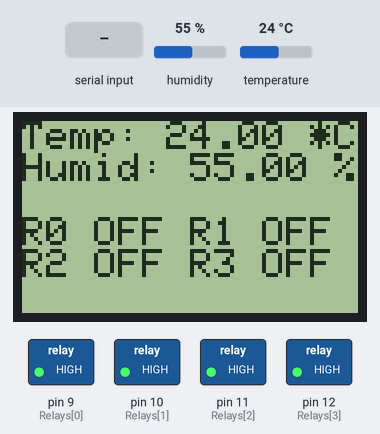
Bench run of a sketch on a simulated Arduino Uno, built with avr-gcc and run on an emulated ATmega328P. On the bench: 84×48 one-colour display, switched loads named in the sketch (green lamp = pin HIGH). The inputs (shaded band) are chosen by the test bench; at power-on: humidity 55 %, temperature 24 °C. The modem accepts every AT command (registered, SIM ready, sends succeed) and sends nothing else; what the sketch prints to the serial monitor is not drawn.

Above: at 2.4 s.
2.5 s: "ERROR:1\n" received over the second serial link
At 7.4 s:
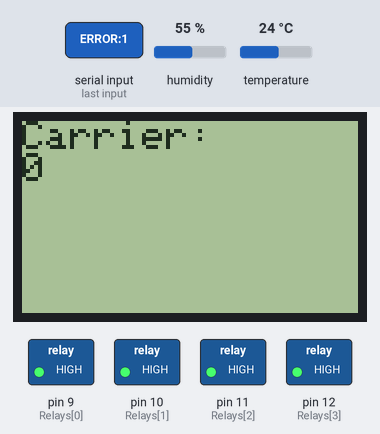
10.5 s: humidity set to 22 %
At 12.5 s:
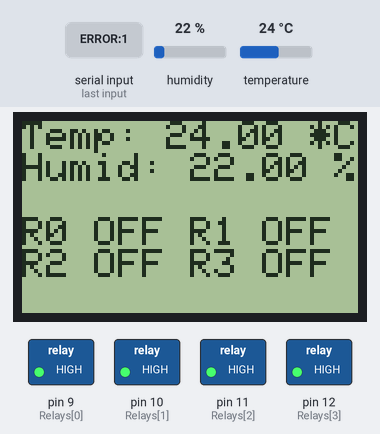
13.7 s: temperature set to 12 °C
At 14.8 s:
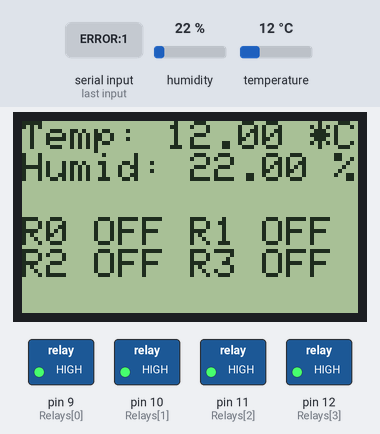
15.8 s: humidity set to 40 %
At 17.0 s:
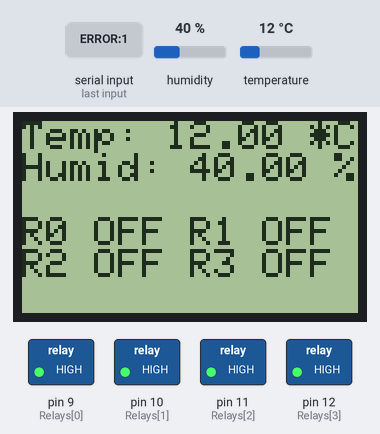
19.4 s: temperature set to 19 °C
At 21.6 s:
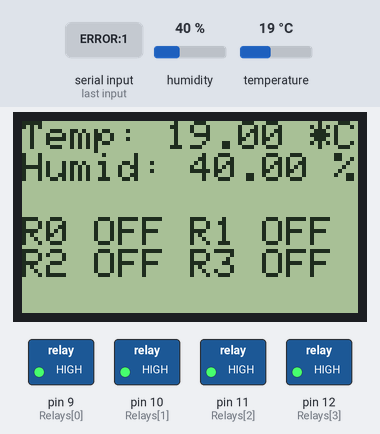
Timing chart, 0 to 23.0 s (numbered marks = the images above; inputs shaded):
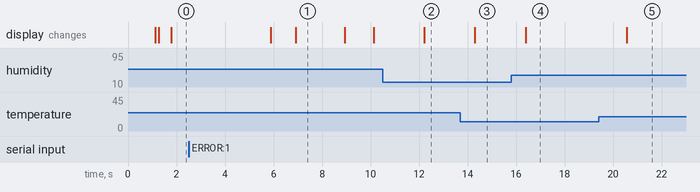

The sketch:

ProjectFinal.ino
```cpp
#include<SoftwareSerial.h>
#include <PCD8544.h>
#include <DHT.h>
#define DHTPIN 13
#define DHTTYPE DHT22   // DHT 22  (AM2302)
DHT dht(DHTPIN, DHTTYPE); //// Initialize DHT sensor for normal 16mhz Arduino
PCD8544 lcd;


SoftwareSerial GSM(8,7);

char inchar; // variable to store the incoming character


//Variables
float hum;  //Stores humidity value
float temp; //Stores temperature value
String Network="";
bool sensorConnected=false;
bool gsmConnected=false;
const int Relays[]={9,10,11,12}; //relays
String Relaystat[4];

void setup() {
   GSM.begin(9600);
   Serial.begin(9600);
   lcd.begin(84, 48);
   lcd.clear();
   lcd.println("GSM BASED HOME");
   lcd.setCursor(0,1);
   lcd.println("  Automation");
   lcd.setCursor(0,2);
   lcd.println("    Asad");
   lcd.setCursor(0,3);
   lcd.println(" Shafqatullah");
   dht.begin();

   for(int i=0;i<4;i++){
    digitalWrite(Relays[i],HIGH);
    pinMode(Relays[i],OUTPUT);
    Relaystat[i]="R"+String(i)+" OFF\n";
    }
   delay(1000);
   lcd.clear();

   lcd.setCursor(0,0);
   lcd.println("Reading from");
   lcd.setCursor(0,1);
   lcd.println("DHT Senosr");
   //lcd.println("  Please wait   GSM Module    is starting");
   //delay(8000);

  delay(100);
  lcd.clear();
  lcd.setCursor(0,3);
  for(int i=0;i<4;i++){

    lcd.print(Relaystat[i]);

    }

}
void loop() {
   //lcd.setCursor(0,0);
   //lcd.println("Carrier: ");
   //lcd.println(Network);
   if(gsmConnected){
     checkSMS();
    }
    else{
      gsmStart();
      }
   readSensor();


   delay(500);
 }


String getNetworkCarrier()
{
  String modemResponse="";
  GSM.println("AT+COPS?");
  delay(2000);
   while(GSM.available()){
          inchar=GSM.read();
          modemResponse+=inchar;
    }

  // Parse and check response
  char res_to_split[modemResponse.length()];
  modemResponse.toCharArray(res_to_split, modemResponse.length());
  if(strstr(res_to_split,"ERROR") == NULL){
    // Tokenizer
    char *ptr_token;
    ptr_token = strtok(res_to_split, "\"");
    ptr_token = strtok(NULL, "\"");
    String final_result = ptr_token;
    return final_result;
  }else{
    return String(NULL);
  }
}

String getSignalStrength()
{
  String modemResponse="";
  GSM.println("AT+CSQ");
   delay(2000);
   while(GSM.available()){
          inchar=GSM.read();
          modemResponse+=inchar;
    }
  char res_to_split[modemResponse.length()];
  modemResponse.toCharArray(res_to_split, modemResponse.length());
  if((strstr(res_to_split,"ERROR") == NULL) | (strstr(res_to_split,"99") == NULL)){
    // Tokenizer
    char *ptr_token;
    ptr_token = strtok(res_to_split, ":");
    ptr_token = strtok(NULL, ":");
    ptr_token = strtok(ptr_token, ",");
    String final_result = ptr_token;
    final_result.trim();
    return final_result;
  }else{
    return String(NULL);
  }
}

void readSensor(){
  // lcd.clear();
   hum = dht.readHumidity();
   temp = dht.readTemperature();         //Reading the temperature in degrees

    if (isnan(hum) || isnan(temp)) {      //Checking if the arduino have recieved the values or not
      lcd.setCursor(0,0);
      lcd.println("Failed to read from DHT sensor!");
      delay(500);
      sensorConnected=false;
       }
    else{
      sensorConnected=true;
      }
  if(sensorConnected){
  lcd.setCursor(0,0);
  lcd.print("Temp: ");
  lcd.print(temp);
  lcd.print(" *C ");

  lcd.setCursor(0, 1);
  lcd.print("Humid: ");
  lcd.print(hum);
  lcd.print(" %\t");
  }
 }

void gsmStart(){
    char check="";
    GSM.println("AT");
    delay(500);

    check=GSM.read();
    Serial.println(check);
   if(check=='O'){
   Network=getNetworkCarrier(); //get network carrier
   lcd.clear();
   lcd.println("GSM Module");
   lcd.setCursor(0,1);
   lcd.println(" is now ");
   lcd.setCursor(0,2);
   lcd.println("Connected");
   delay(1000);
   lcd.clear();
   lcd.setCursor(0,0);
   lcd.println("Carrier: ");
   lcd.setCursor(0,1);
   lcd.println(Network);
   Network=getSignalStrength(); //get signal strength
   lcd.setCursor(0,2);
   lcd.println("Signal: ");
   lcd.println(Network);
   delay(1000);
   GSM.println("AT+CMGF=1"); // set mode to text
    delay(100);
  GSM.println("AT+CNMI=2,2,0,0,0"); // just to get a notification when SMS arrives &direct out SMS upon receipt to the GSM serial out
  gsmConnected=true;
  lcd.clear();
  lcd.setCursor(0,3);
  for(int i=0;i<4;i++){

    lcd.print(Relaystat[i]);

        }
     }

 }

  void checkSMS(){

     String num="";
     int i=0;
     while(GSM.available()){

    inchar=GSM.read();
    Serial.println(inchar);
    if(isdigit(inchar) && ++i<13){
    num+=inchar;
    }
    if (inchar=='$'){

        delay(10);

        inchar=GSM.read();
        Serial.println(inchar);

        if(isdigit(inchar)){
          int x=0;
          if(inchar=='0')
          x=0;
          else
           x = inchar - '0';
          if( (x>=0) && (x<4)){

              inchar=GSM.read();
              Serial.println(inchar);
              if (inchar=='0'){

              digitalWrite(Relays[x], HIGH);
              Relaystat[x]="R"+String(x)+" OFF\n";
              lcd.setCursor(0,3);
              for(int j=0;j<4;j++){

                           lcd.print(Relaystat[j]);

                         }
              sendMessage("Success",num);

               }

           else if (inchar=='1'){

               digitalWrite(Relays[x], LOW);
               Relaystat[x]="R"+String(x)+" ON\n";
                lcd.setCursor(0,3);
                for(int j=0;j<4;j++){

                          lcd.print(Relaystat[j]);

                           }
               sendMessage("Success",num);
                              }
                }
                else if(x==4){
               inchar=GSM.read();
               if (inchar=='0'){
              for(int j=0;j<4;j++){
              digitalWrite(Relays[j], HIGH);
              Relaystat[j]="R"+String(j)+" OFF\n";
              delay(500);
              }
              lcd.setCursor(0,3);
              for(int j=0;j<4;j++){

                           lcd.print(Relaystat[j]);

                         }
              sendMessage("Success",num);

               }

           else if (inchar=='1'){


               for(int j=0;j<4;j++){
               digitalWrite(Relays[j], LOW);
               Relaystat[j]="R"+String(j)+" ON\n";
               delay(500);
               }
                lcd.setCursor(0,3);
                for(int j=0;j<4;j++){

                          lcd.print(Relaystat[j]);

                           }
               sendMessage("Success",num);
                              }

                  }

            }
            else if(inchar=='a'){
              String msg="";
              if(sensorConnected){

                msg="Temperature: "+String(temp)+"C\nHumidity: "+String(hum)+"%\n";
               // sendMessage(msg,num);
                }
                else{
                  msg="Failed to read from Sensor\n";
                 }

                 for(int j=0;j<4;j++){
                 msg+=Relaystat[j];
                 Serial.println(msg);
                 }
                 sendMessage(msg,num);
               }
     delay(100);

    GSM.println("AT+CMGD=1,4"); // delete all SMS

    delay(1000);
          }
      }
      Serial.println(num);

 }
 void sendMessage(String message,String number){

  String command="";


  command="AT+CMGS=\"+"+number+"\"";
  GSM.println(command);
  delay(100);
  Serial.println(GSM.readString());
  GSM.println(message);
  delay(100);
  Serial.println(GSM.readString());
  GSM.println((char)26);
  delay(100);
  Serial.println(GSM.readString());
  GSM.println();
  delay(1000);
  GSM.println("AT+CNMI=2,2,0,0,0");
  delay(100);
  Serial.println(GSM.readString());
  }
```

Measured:
- after the input at 2.5 s, the display: first differs from a run without the input after 4.4 s (image 1)
- after the input at 10.5 s, the display: changes after 1.7 s (image 2)
- after the input at 13.7 s, the display: changes after 0.60 s (image 3)
- after the input at 15.8 s, the display: changes after 0.59 s (image 4)
- after the input at 19.4 s, the display: changes after 1.2 s (image 5)
- what the display in image 1 shows lasts 2.0 s, from 6.9 s to 8.9 s
